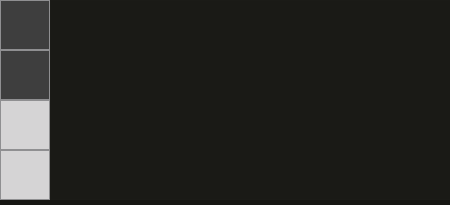
<?xml version="1.0" encoding="UTF-8"?>
<ui version="4.0">
 <author>SamuelVP</author>
 <class>uiSpectrumSelector</class>
 <widget class="QWidget" name="uiSpectrumSelector">
  <property name="geometry">
   <rect>
    <x>0</x>
    <y>0</y>
    <width>450</width>
    <height>205</height>
   </rect>
  </property>
  <property name="windowTitle">
   <string>Spectrum Selector</string>
  </property>
  <property name="styleSheet">
   <string notr="true">/*QWidget */
QWidget {
	background-color: #161613;
	font-family: &quot;Cascadia Code&quot;;
	font-size: 13px;
}

/*QScrollArea */
QScrollArea {
	background-color: #3e3e3e
}

/*QLabel */
QLabel {
	color: #A6E22E;
}

 /*QGroupBox */
QGroupBox {
	margin-top: 2.5ex; /* leave space at the top for the title */
}
QGroupBox::title {
	subcontrol-origin: margin;
	subcontrol-position: top center; /* position at the top center */
	color: #8f8f91;
 }

/*QPushButton*/
QPushButton {
	background-color: #3e3e3e;
	color: #F92672;
	border: 1px solid #8f8f91;
	padding: 2px;
}
QPushButton:hover {
	background-color: #E6DB74;
	color: #F92672;
}
QPushButton:disabled {
	background-color: #d5d4d5;
	color: #ffffff;
}

 /*QComboBox*/
QComboBox {
	border: 1px solid #3f3f3f;
	padding: 1px 18px 1px 3px;
	color: #A6E22E;
	background-color: #3f3f3f;
}
QComboBox:on { /* shift the text when the popup opens */
	color: #F92672;
	padding-top: 3px;
	padding-left: 4px;
	background-color: rgba(255, 255, 255, 50);
}
QComboBox:off { /* shift the text when the popup opens */
	color: #A6E22E;
	padding-top: 3px;
	padding-left: 4px;
	background-color: rgba(255, 255, 255, 50);
}
QComboBox QAbstractItemView {
	border: 1px solid #3e3e3e;
	background-color: #3e3e3e;
	selection-background-color: rgba(255, 255, 255, 100);
}
QComboBox:off::disabled {
    color: #000000;
}

  /*QListView */
QListView, QTableView, QTableWidget {
	color: #FD971F;
	background-color: rgba(39, 40, 34, 50);
	alternate-background-color: #2d3336;
	font-size: 9px;
	show-decoration-selected: 1; /* make the selection span the entire width of the view */
}
QListView::item:selected, QTableView::item:selected, QTableWidget::item:selected {
	background: rgba(255, 255, 255, 50);
	font-weight: bold;
}
QListView::item:selected:!active, QTableView::item:selected:!active, QTableWidget::item:selected:!active {
	color: #fd971f;
	background-color: #d5d4d5;
}
QListView::item:selected:active, QTableView::item:selected:active, QTableWidget::item:selected:active {
	color: #f92672;
	background-color: #000000;
	border: 1px solid #ffffff;
}
QListView::item:hover, QTableView::item:hover, QTableWidget::item:hover {
      background: rgba(255, 255, 255, 30);
}

/*QHeaderView*/
QHeaderView::section {
	background-color: #272822;
	alternate-background-color: #2d3336;
	color: #A6E22E;
	border: 1px solid #000000;
}
QHeaderView::section:checked {
	color: #F92672;
	border: 1px solid #ffffff;
	font-weight: bold;
}

/*QScrollBar*/
QScrollBar {
	background: rgba(0, 0, 0, 0);
	height: 10px;
}
QScrollBar::handle:active {
	background: rgba(255, 255, 255, 50);
}
QScrollBar::handle:!active {
	background: rgba(0, 0, 0, 0);
}
QScrollBar::handle:pressed {
	background: rgba(255, 255, 255, 80);
}
QScrollBar::right-arrow, QScrollBar::left-arrow {
      border: none;
      background: none;
      color: none;
}
QScrollBar::add-line {
      border: none;
      background: none;
}
QScrollBar::sub-line {
      border: none;
      background: none;
}

/*QToolTip*/
QToolTip {
	background-color: #000000;
	color: #ffffff;
	border: 1px solid #ffffff;
	padding: 3px;
}</string>
  </property>
  <widget class="QScrollArea" name="scrollArea">
   <property name="geometry">
    <rect>
     <x>10</x>
     <y>0</y>
     <width>451</width>
     <height>161</height>
    </rect>
   </property>
   <property name="styleSheet">
    <string notr="true"/>
   </property>
   <property name="widgetResizable">
    <bool>true</bool>
   </property>
   <widget class="QWidget" name="scrollAreaWidgetContents">
    <property name="geometry">
     <rect>
      <x>0</x>
      <y>0</y>
      <width>449</width>
      <height>159</height>
     </rect>
    </property>
   </widget>
  </widget>
  <widget class="QWidget" name="layoutWidget">
   <property name="geometry">
    <rect>
     <x>0</x>
     <y>0</y>
     <width>451</width>
     <height>202</height>
    </rect>
   </property>
   <layout class="QGridLayout" name="gridLayout">
    <property name="spacing">
     <number>0</number>
    </property>
    <item row="3" column="0">
     <widget class="QPushButton" name="uiRemoveButton">
      <property name="enabled">
       <bool>false</bool>
      </property>
      <property name="minimumSize">
       <size>
        <width>50</width>
        <height>50</height>
       </size>
      </property>
      <property name="maximumSize">
       <size>
        <width>50</width>
        <height>50</height>
       </size>
      </property>
      <property name="toolTip">
       <string>Remove</string>
      </property>
      <property name="text">
       <string/>
      </property>
     </widget>
    </item>
    <item row="0" column="0">
     <widget class="QPushButton" name="uiLoadIRButton">
      <property name="minimumSize">
       <size>
        <width>50</width>
        <height>50</height>
       </size>
      </property>
      <property name="maximumSize">
       <size>
        <width>50</width>
        <height>50</height>
       </size>
      </property>
      <property name="toolTip">
       <string>Load</string>
      </property>
      <property name="text">
       <string/>
      </property>
     </widget>
    </item>
    <item row="0" column="1" rowspan="4">
     <widget class="QTableView" name="uiAvailableSpectraTableView"/>
    </item>
    <item row="2" column="0">
     <widget class="QPushButton" name="uiShowButton">
      <property name="enabled">
       <bool>false</bool>
      </property>
      <property name="minimumSize">
       <size>
        <width>50</width>
        <height>50</height>
       </size>
      </property>
      <property name="maximumSize">
       <size>
        <width>50</width>
        <height>50</height>
       </size>
      </property>
      <property name="toolTip">
       <string>Show</string>
      </property>
      <property name="text">
       <string/>
      </property>
     </widget>
    </item>
    <item row="1" column="0">
     <widget class="QPushButton" name="uiLoadNMRButton">
      <property name="minimumSize">
       <size>
        <width>50</width>
        <height>50</height>
       </size>
      </property>
      <property name="maximumSize">
       <size>
        <width>50</width>
        <height>50</height>
       </size>
      </property>
      <property name="toolTip">
       <string>Load</string>
      </property>
      <property name="text">
       <string/>
      </property>
     </widget>
    </item>
   </layout>
  </widget>
 </widget>
 <resources/>
 <connections/>
</ui>
